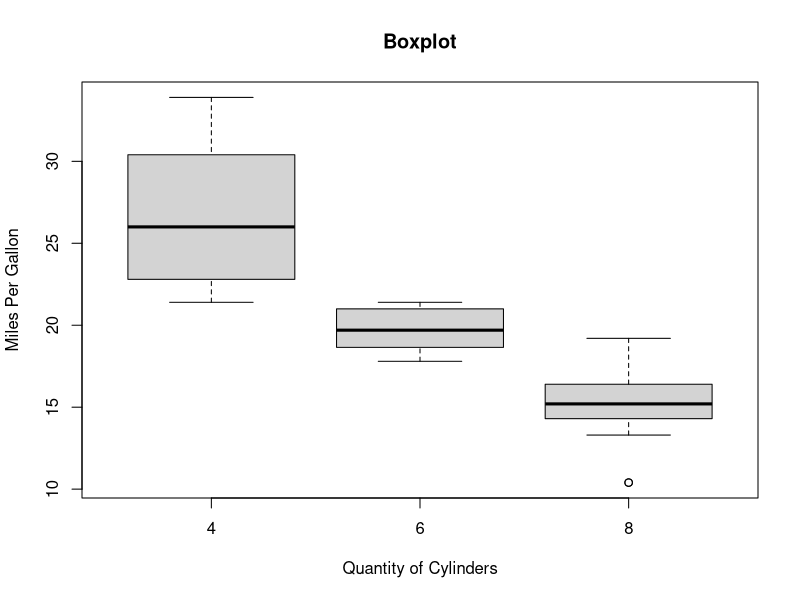
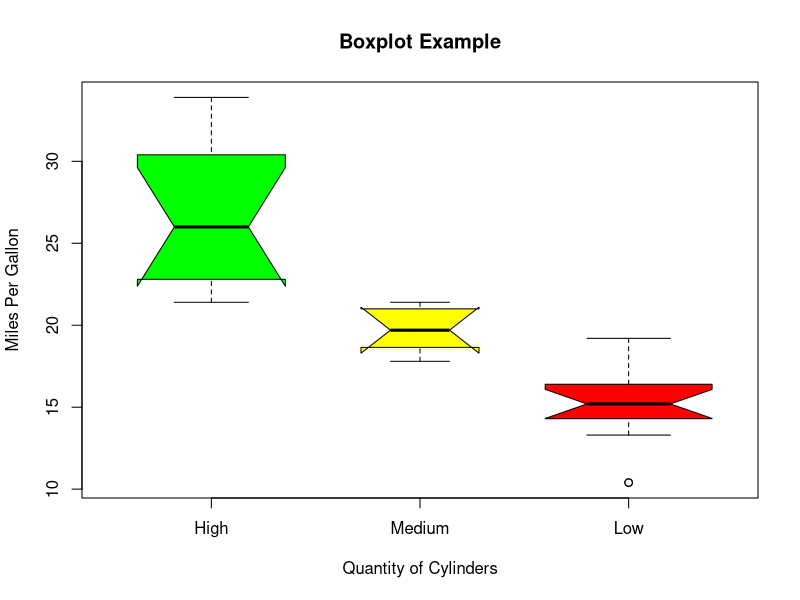
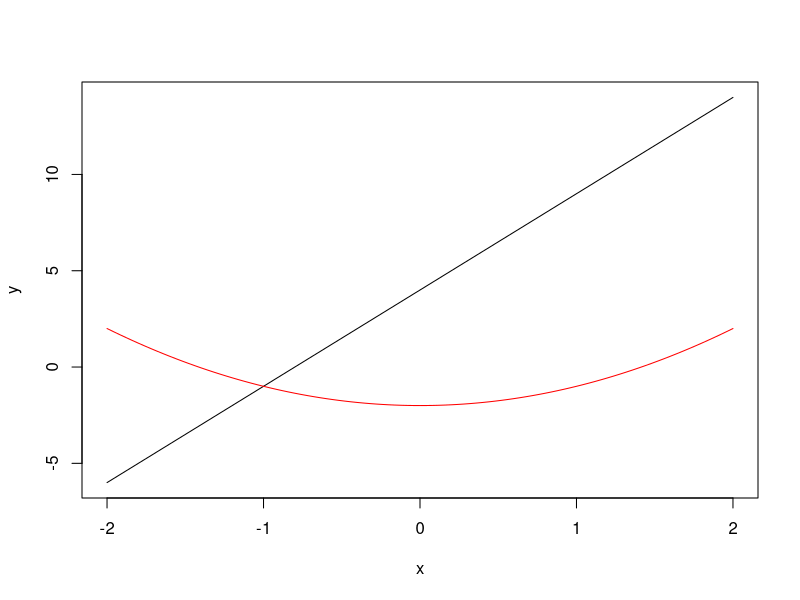
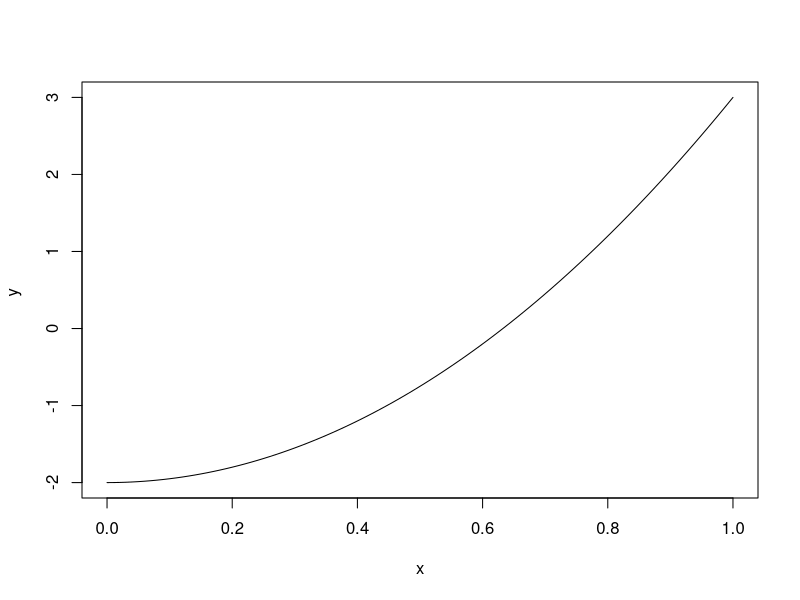
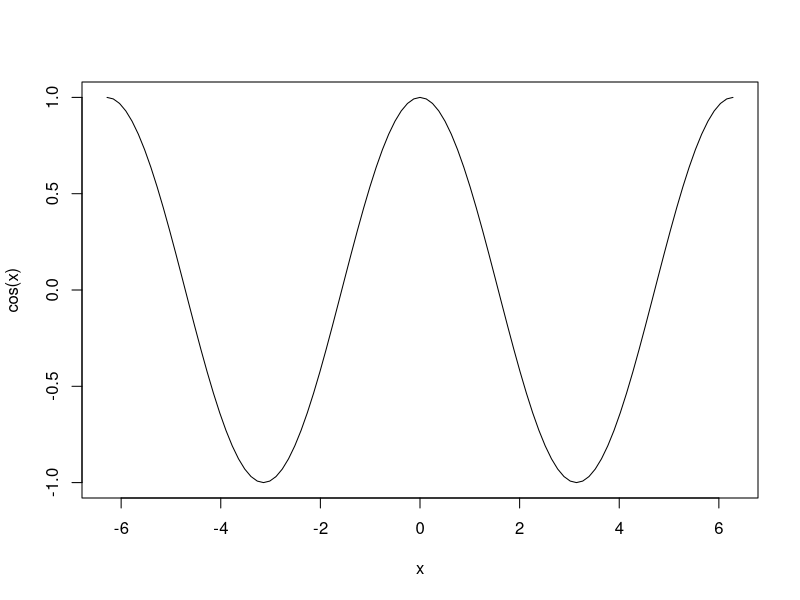

Write the R code that produced these figures, in order.
## ---- chunk 1
format(12.3456789, digits = 2)
format(12.3456789, nsmall = 2)
format(1.5:5.5, trim = TRUE)
## ---- chunk 2
df <- data.frame(id=c(1.1, 2.22, 3.333), letter=c("aaa", "bb", "c"))
df
format(df, justify = "left")
## ---- chunk 3
values <- 10:100
as.hexmode(values)
## ---- chunk 4
x1 <- seq(10, 50, by=10)
x2 <- 1:3
append(x1, values = x2, after = 3)
## ---- chunk 5
mat <- matrix(1:9, nrow =3)
## ---- chunk 6
base::det(mat)
## ---- chunk 7
base::lower.tri(mat)
## ---- chunk 8
base::upper.tri(mat)
## ---- chunk 9
apply(mat, 2, mean)
apply(mat, 2, max)
apply(mat, 1, max)
## ---- chunk 10
table(mtcars$cyl)
## ---- chunk 11
IQR(mtcars$mpg)
## ---- chunk 12
x <- c(1, 1, 2, 3, 10, 1, 100)
rank(x)
## ---- chunk 13
boxplot(mpg ~ cyl, data = mtcars, xlab = "Quantity of Cylinders",  
        ylab = "Miles Per Gallon", main = "Boxplot")

## ---- chunk 14
boxplot(mpg ~ cyl, data = mtcars,   
        xlab = "Quantity of Cylinders",  
        ylab = "Miles Per Gallon",   
        main = "Boxplot Example",  
        notch = TRUE,   
        varwidth = TRUE,   
        col = c("green","yellow","red"),  
        names = c("High","Medium","Low")  
)  
## ---- chunk 15
curve (5*x+4 , -2 , 2 , ylab='y')
curve (x^2 - 2 , add = TRUE , col = "red" , ylab = 'y ')
## ---- chunk 16
curve (5*x^2 - 2, ylab = 'y ')
## ---- chunk 17
expr <- cos
curve(expr ,-2*pi, 2*pi,  ylab='cos(x)', xlab='x')

## ---- chunk 18
stem(mtcars$mpg)
## ---- chunk 19
data <- 1:10
sample(data)
sample(data, size = 5)
sample(data, size = 5, replace = TRUE)
sample(data, size = 5, replace = FALSE)
